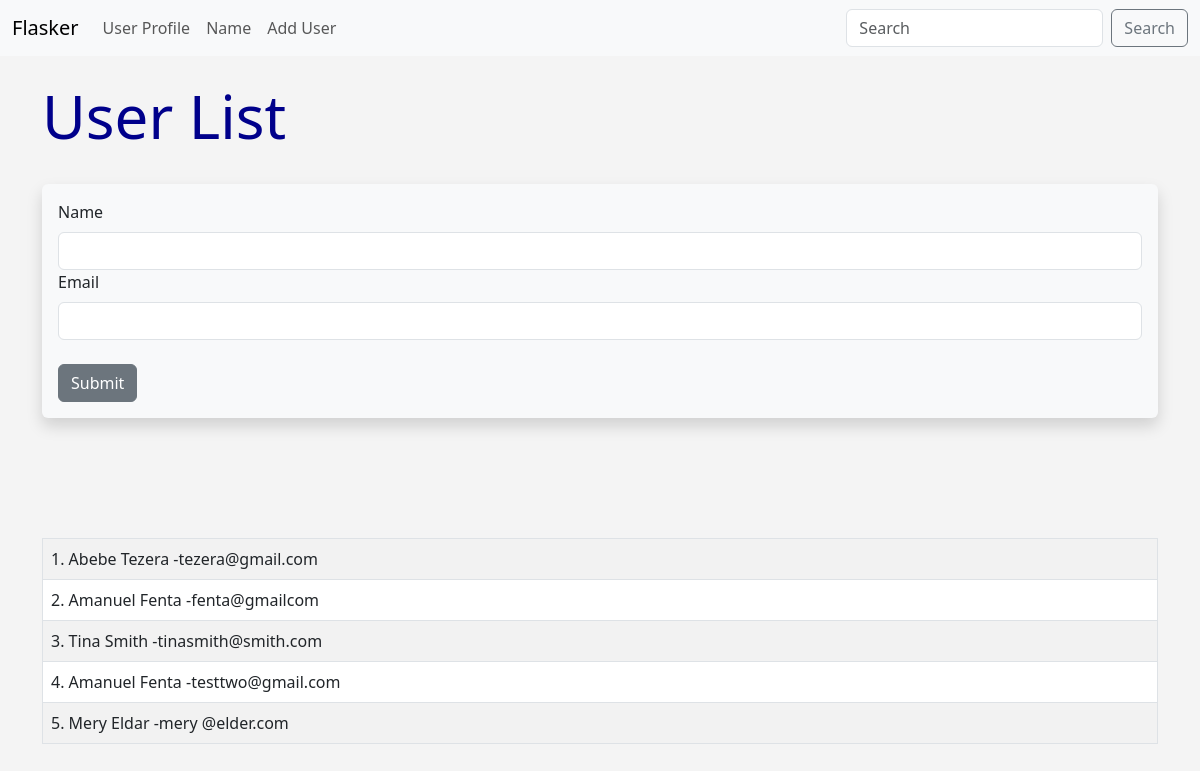
Screenshot of /user/add with the database file from the repository.
### hello.py (models this page shows, shortened)
class Users(db.Model):
    id = db.Column(db.Integer, primary_key=True)
    name = db.Column(db.String(200), nullable=False)
    email = db.Column(db.String(120), nullable=False, unique=True)
    date_added = db.Column(db.DateTime, default=datetime.utcnow)

### hello.py (the view, shortened to what this page needs)
@app.route('/user/add', methods=['GET', 'POST'])
def add_user():
    name = None
    form = UserForm()
    our_users = Users.query.order_by(Users.date_added)
    return render_template("add_user.html",
                           form =form,
                           name = name,
                           our_users = our_users)

### hello.py
class UserForm(FlaskForm):
    name = StringField("Name", validators=[DataRequired()])
    email = StringField("Email", validators=[DataRequired()])
    submit =SubmitField("Submit")

### templates/add_user.html (shortened to what this page needs)
{%extends 'base.html' %} {% block content %}  {% if name %}
<h1>User Added</h1>
<br /><br /><br />
<table class="table table-hover table-bordered table-striped">
  {% for our_user in our_users %}
  <tr>
    <td>{{ our_user.id}}. {{ our_user.name}} -{{ our_user.email}}</td>
  </tr>
  {%endfor%}{% else %}
  <h1>User List</h1>
  <br />
  <div class="shadow p-3 mb-5 bg-body-tertiary rounded">
    <form method="POST">
      {{form.hidden_tag ()}} {{form.name.label( class="form-label" )}}
      {{form.name(class="form-control")}} {{form.email.label( class="form-label"
      )}} {{form.email(class="form-control")}}
      <br />
      {{form.submit (class = "btn btn-secondary")}}
    </form>
  </div>
  <br />
  <br />
  <br />
  <table class="table table-hover table-bordered table-striped">
    {% for our_user in our_users %}
    <tr>
      <td>{{ our_user.id}}. {{ our_user.name}} -{{ our_user.email}}</td>
    </tr>
    {%endfor%} {%endif %} {% endblock %}

### templates/base.html (shortened to what this page needs)
<!DOCTYPE html>
<html lang="en">
  <head>
    <link
      href="https://cdn.jsdelivr.net/npm/bootstrap@5.3.0-alpha1/dist/css/bootstrap.min.css"
      rel="stylesheet"
    />
    <link href="{{ url_for('static', filename='css/style.css') }}"
    rel="stylesheet"
  </head>
  <body>
    {% include 'navbar.html' %}
    <br />
    <div class="container">{% block content %} {% endblock %}</div>
  </body>
</html>

### templates/navbar.html (shortened to what this page needs)
<nav class="navbar navbar-expand-lg bg-body-tertiary">
  <div class="container-fluid">
    <a class="navbar-brand" href="{{url_for('index')}}">Flasker</a>
    <div class="collapse navbar-collapse" id="navbarSupportedContent">
      <ul class="navbar-nav me-auto mb-2 mb-lg-0">
        <li class="nav-item">
          <a class="nav-link" href="{{url_for('user', name='Jhon')}}"
            >User Profile</a
          >
        </li>
        <li class="nav-item">
          <a class="nav-link" href="{{url_for('name')}}">Name</a>
        </li>
        <li class="nav-item">
          <a class="nav-link" href="{{url_for('add_user')}}">Add User</a>
        </li>
      </ul>
      <form class="d-flex" role="search">
        <input
          class="form-control me-2"
          type="search"
          placeholder="Search"
          aria-label="Search"
        />
        <button class="btn btn-outline-secondary" type="submit">Search</button>
      </form>
    </div>
  </div>
</nav>

### static/css/style.css (style rules this page uses)
h1 { color: darkblue; font-size: 60px; }
body { background: #f4f4f4; }

### rows the page displays
Users: id "1", name "Abebe Tezera", email "tezera@gmail.com"
Users: id "2", name "Amanuel Fenta", email "fenta@gmailcom"
Users: id "3", name "Tina Smith", email "tinasmith@smith.com"
Users: id "4", name "Amanuel Fenta", email "testtwo@gmail.com"
Users: id "5", name "Mery Eldar", email "mery @elder.com"
